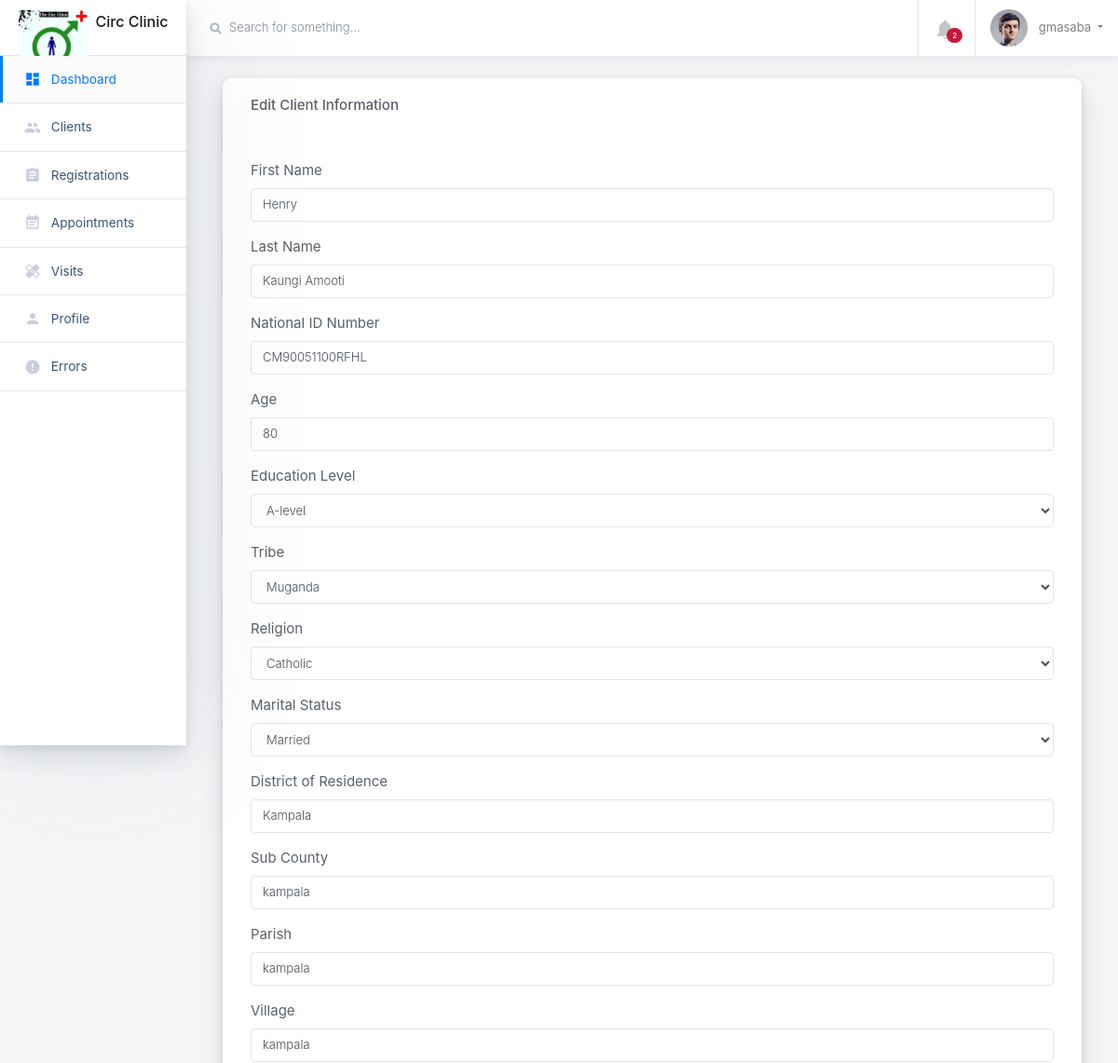
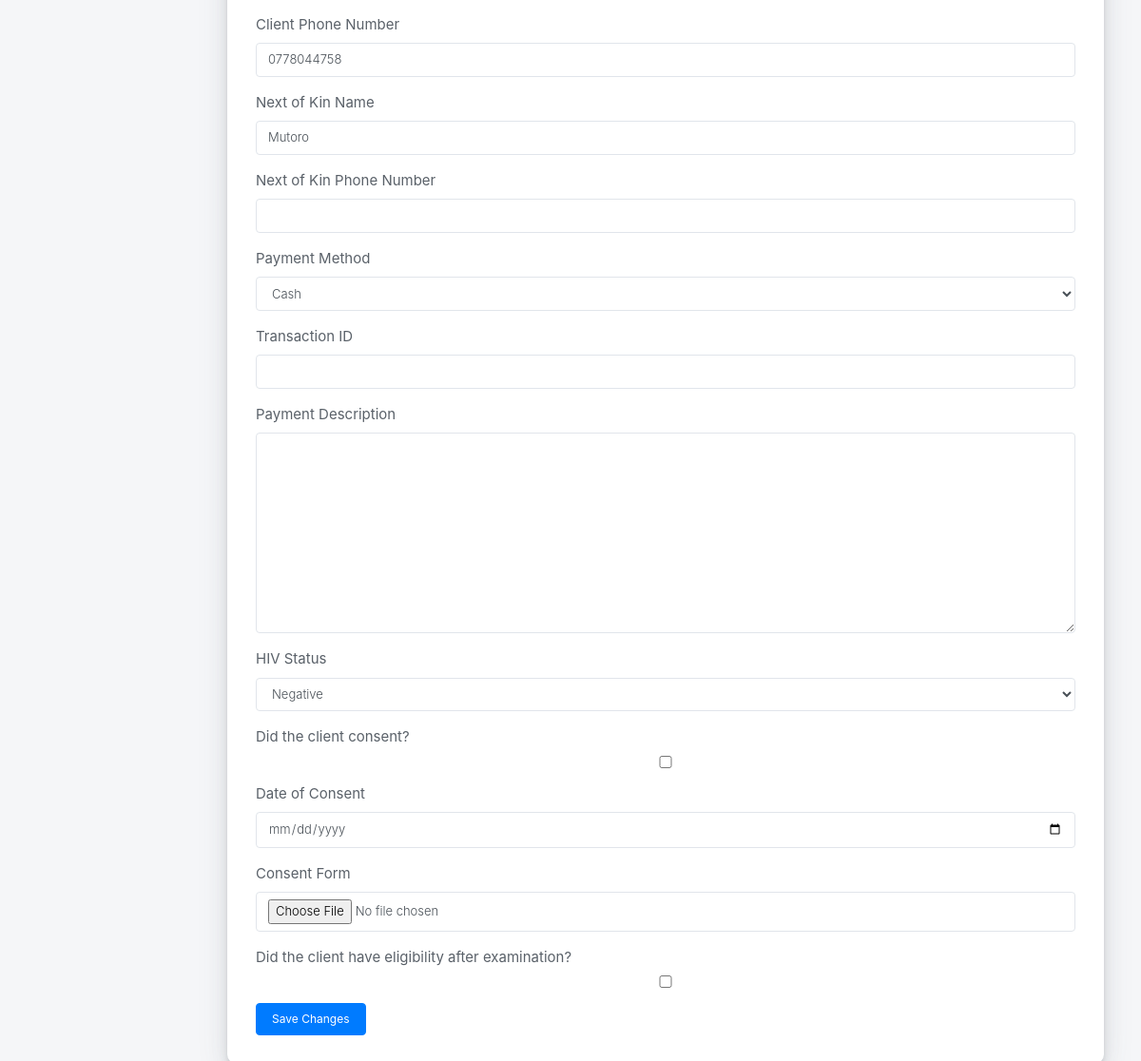
Page /client/edit/1/ (signed in) on the committed database (2 pictures, top to bottom).
### circumcision/models.py (models this page shows, shortened)
class Client(models.Model):
    first_name = models.CharField(max_length=255)
    last_name = models.CharField(max_length=255)
    nin = models.CharField(max_length=255, verbose_name='National ID Number')
    age = models.PositiveIntegerField(null=True, blank=True)
    EDUCATION_CHOICES = [
        ('none', 'None'),
        ('pre_primary', 'Pre-primary'),
        ('primary', 'Primary'),
        ('o_level', 'O-level'),
        ('a_level', 'A-level'),
    ]
    education_level = models.CharField(max_length=50, choices=EDUCATION_CHOICES, default='none')
    tribe = models.ForeignKey(Tribe, on_delete=models.CASCADE)
    religion = models.ForeignKey(Religion, on_delete=models.CASCADE)
    MARITAL_STATUS_CHOICES = [
        ('never_married', 'Never Married'),
        ('married', 'Married'),
        ('divorced', 'Divorced'),
        ('widowed', 'Widowed'),
    ]
    marital_status = models.CharField(max_length=50, choices=MARITAL_STATUS_CHOICES)
    district_of_residence = models.CharField(max_length=255,null=True, blank=True)
    sub_county = models.CharField(max_length=255)
    parish = models.CharField(max_length=255)
    village = models.CharField(max_length=255)
    client_phone_number = models.CharField(max_length=15,null=True, blank=True)
    next_of_kin_name = models.CharField(max_length=255)
    next_of_kin_phone_number = models.CharField(max_length=15,null=True, blank=True)
    PAYMENT_METHODS = [
        ('cash', 'Cash'),
        ('mobile_money', 'Mobile Money'),
        ('credit_card', 'Credit Card'),
        ('paypal', 'PayPal'),
        ('bank_transfer', 'Bank Transfer'),
        ('others', 'others'),
    ]
    payment_method = models.CharField(max_length=30,choices=PAYMENT_METHODS, blank=True)  # e.g., 'Credit Card', 'PayPal', 'Bank Transfer'
    transaction_id = models.CharField(max_length=100, blank=True)
    payment_decription = models.TextField(blank=True)
    client_consented = models.BooleanField(null=True,default=False)
    date_of_consent = models.DateField(null=True, blank=True)
    consent_form = models.FileField(null=True,upload_to= "concent_forms/")
    eligibility_after_examination = models.BooleanField(default=False)

### circumcision/views.py (the view)
# urls.py: path('client/edit/<int:client_id>/', edit_client, name='edit_client'),
def edit_client(request, client_id):
    client = get_object_or_404(Client, pk=client_id)
    if request.method == 'POST':
        form = ClientForm(request.POST, request.FILES, instance=client)
        if form.is_valid():
            form.save()
            return redirect('patient_dashbord',client_id=client.id)  # Redirect to client detail page or client list
    else:
        form = ClientForm(instance=client)
    return render(request, 'clients/edit_client.html', {'form': form})

### circumcision/models.py (called while the page is built)
    def __str__(self):
        return self.name

    def __str__(self):
        return self.name

### circumcision/templates/clients/edit_client.html (shortened to what this page needs)
{% extends 'base.html' %}
{% block content %}
{% load widget_tweaks %}
<div class="container mt-4">
    <div class="card">
        <div class="card-header">
            Edit Client Information
        </div>
        <div class="card-body">
            <form method="post" enctype="multipart/form-data" class="needs-validation" novalidate>
                {% for field in form %}
                    <div class="form-group">
                        <label for="{{ field.id_for_label }}">{{ field.label }}</label>
                        {{ field|add_class:"form-control" }}
                    </div>
                {% endfor %}
                <button class="btn btn-primary" type="submit">Save Changes</button>
            </form>
        </div>
    </div>
</div>
{% endblock %}

### circumcision/templates/base.html (shortened to what this page needs)
{% load static %}
{% include 'includes/_header.html' %}
<body class="h-100">
    <div class="container-fluid">
      <div class="row">
        {% include 'includes/_sidebar.html' %}
        <main class="main-content col-lg-10 col-md-9 col-sm-12 p-0 offset-lg-2 offset-md-3">
          <div class="main-navbar sticky-top bg-white">
            <nav class="navbar align-items-stretch navbar-light flex-md-nowrap p-0">
              <form action="#" class="main-navbar__search w-100 d-none d-md-flex d-lg-flex">
                <div class="input-group input-group-seamless ml-3">
                  <div class="input-group-prepend">
                    <div class="input-group-text">
                      <i class="fas fa-search"></i>
                    </div>
                  </div>
                  <input class="navbar-search form-control" type="text" placeholder="Search for something..." aria-label="Search"> </div>
              </form>
              <ul class="navbar-nav border-left flex-row ">
                <li class="nav-item border-right dropdown notifications">
                  <a class="nav-link nav-link-icon text-center" href="#" role="button" id="dropdownMenuLink" data-toggle="dropdown" aria-haspopup="true" aria-expanded="false">
                    <div class="nav-link-icon__wrapper">
                      <i class="material-icons">&#xE7F4;</i>
                      <span class="badge badge-pill badge-danger">2</span>
                    </div>
                  </a>
                </li>
                <li class="nav-item dropdown">
                  {% if request.user.is_authenticated %}
                  <a class="nav-link dropdown-toggle text-nowrap px-3" data-toggle="dropdown" href="#" role="button" aria-haspopup="true" aria-expanded="false">
                    <img class="user-avatar rounded-circle mr-2" src="{% static 'images/avatars/1.jpg' %}" alt="User Avatar">
                    <span class="d-none d-md-inline-block">{{ request.user }}</span>
                  </a>
                      {% endif %}
                </li>
              </ul>
            </nav>
          </div>
          <div class="main-content-container container-fluid px-4">
            {% block content %}
            {% endblock %}
          </div>
        </main>
      </div>
    </div>
  </body>
</html>

### rows in the picture
Client: form "Henry" "Kaungi Amooti" "CM90051100RFHL" "80" "A-level" "Muganda" "Catholic" "Married" "Kampala" "kampala" "kampala" "kampala" "0778044758" "Mutoro" "Cash"

### other values in the picture
{{ request.user }} "gmasaba"
{{ field.label }} "First Name" "Last Name" "National ID Number" "Age" "Education Level" "Tribe" "Religion" "Marital Status" "District of Residence" "Sub County" "Parish" "Village" "Client Phone Number" "Next of Kin Name" "Next of Kin Phone Number" "Payment Method" "Transaction ID" "Payment Description" "HIV Status" "Did the client consent?" "Date of Consent" "Consent Form" "Did the client have eligibility after examination?"
